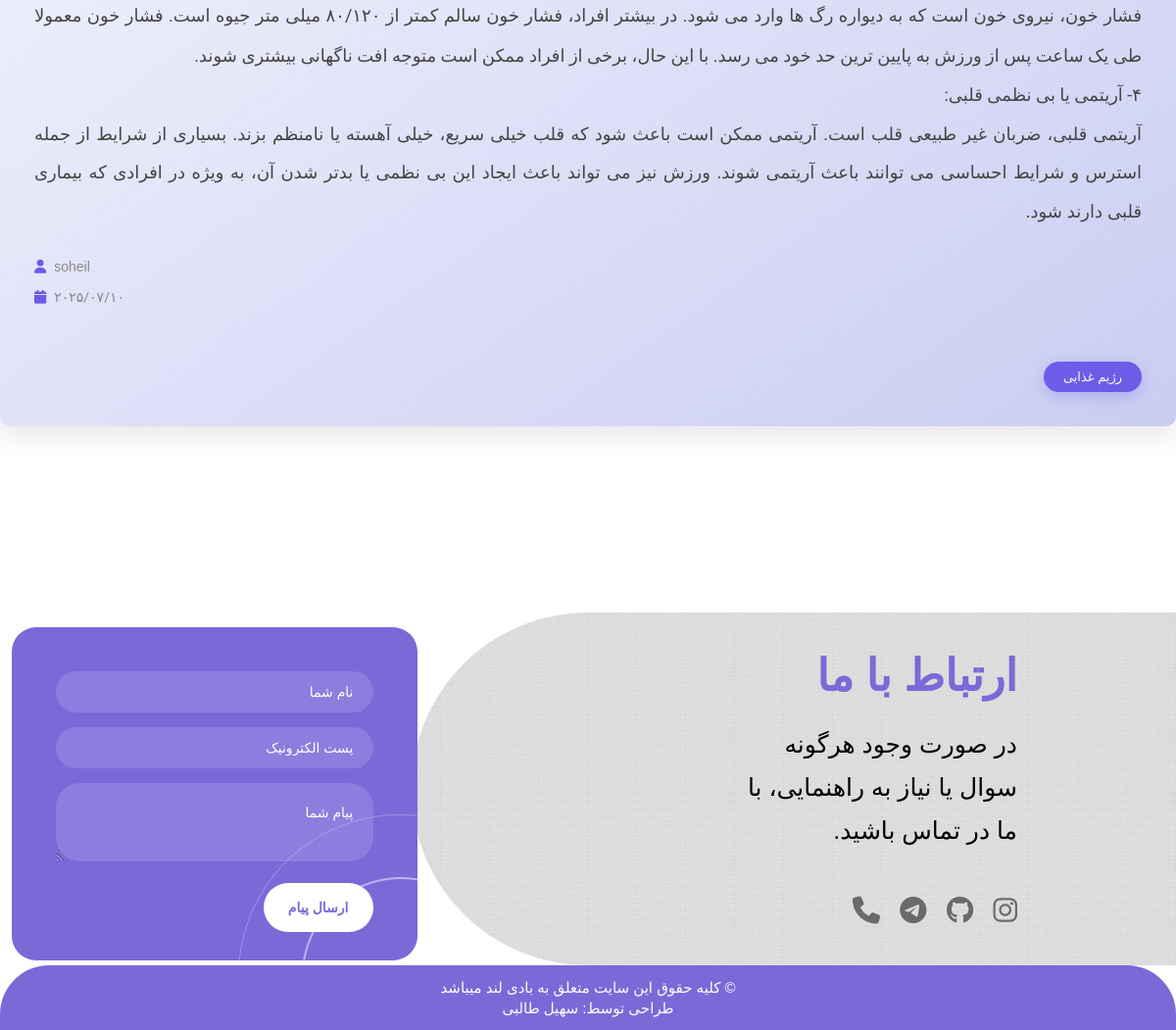
Page /home/2 (lower part) on the earlier database version.
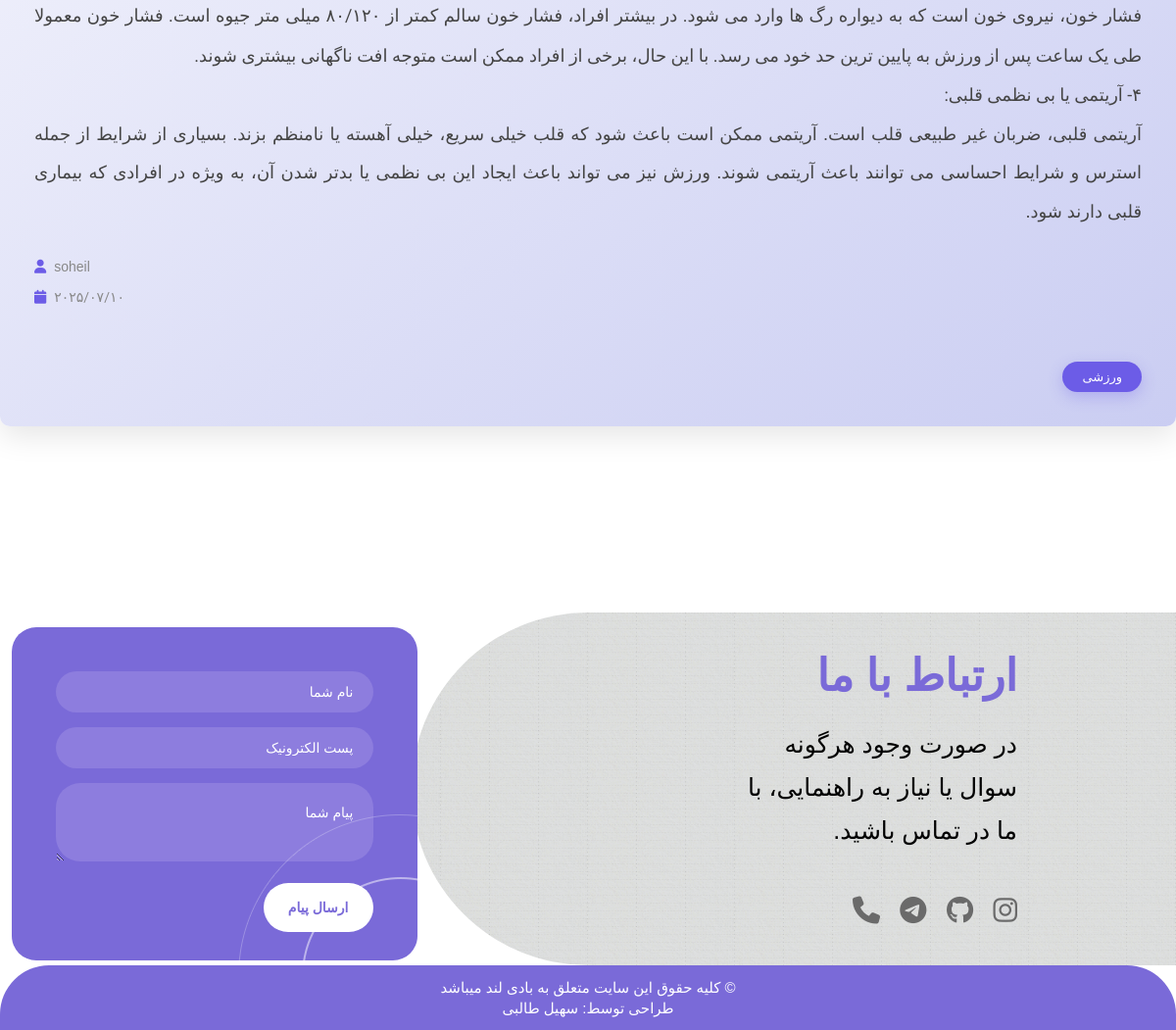
Same page on the later database version.
### blog/models.py (models this page shows, shortened)
class Post(models.Model):
    CATEGORY_TYPE = (
        ('sport', 'ورزشی'),
        ('Diet', 'رژیم غذایی'),
        ('tools', 'ابزار ورزشی'),
    )
    STATUS = (
        ("draft",'Draft'),
        ("published",'Published'),
    )
    author = models.ForeignKey(User, on_delete=models.CASCADE, related_name="blog_posts")
    slug = models.SlugField(max_length=250, unique_for_date="published_at")
    title = models.CharField(max_length=250)
    body = models.TextField()
    created_at = models.DateTimeField(auto_now_add=True)
    published_at = models.DateField(default=timezone.now)
    updated_at = models.DateTimeField(auto_now=True)
    status = models.CharField(max_length=10,choices=STATUS,default='draft')
    image = models.ImageField(upload_to='image/', null=True, blank=True)
    video = models.FileField(upload_to='video/', null=True, blank=True)
    category = models.CharField(max_length=20, choices=CATEGORY_TYPE,default='sport')
    class Meta:
        ordering = ('published_at',)

### blog/views.py (the view)
# urls.py: path("<int:id>",views.blog_detail,name="blog_detail"),
def blog_detail(request,id):
    post = Post.objects.get(id=id)
    context = {
        "post": post
    }
    return render(request,"blog/blog_detail.html",context)

### bodyland/context_processors.py (called while the page is built)
def user_context(request):
    return {
        'is_logged_in': request.user.is_authenticated,
        'username': request.user.username if request.user.is_authenticated else ''
    }

### blog/templates/blog/blog_detail.html (shortened to what this page needs)
{% extends 'base.html' %}
{% load static %}
{% block body_class %}blog-detail-page{% endblock %}
{% block content %}
<div class="blog-detail-container">
    <div class="blog-detail-body">
        {{ post.body|linebreaks }}
    </div>
    <div class="blog-detail-meta">
        <span><i class="fa fa-user"></i> {{ post.author }}</span>
        <span style="margin-right: 20px;"><i class="fa fa-calendar"></i> {{ post.published_at|date:"Y/m/d" }}</span>
    </div>
    <div class="blog-detail-category">
        {{ post.get_category_display }}
    </div>
</div>
{% endblock %}

### templates/base.html (shortened to what this page needs)
{% load static %}
<!DOCTYPE html>
<html lang="en">
  <head>
    <link rel="stylesheet" href="https://cdn.jsdelivr.net/npm/yekan-font@1.0.0/css/yekan-font.min.css" />
    <link href="{% static 'vendor/bootstrap/css/bootstrap.min.css' %}" rel="stylesheet" />
    <link rel="stylesheet" href="{% static 'assets/css/fontawesome.css' %}" />
    <link rel="stylesheet" href="{% static 'assets/css/style.css' %}" />
    <link rel="stylesheet" href="{% static 'assets/css/owl.css' %}" />
    <link rel="stylesheet" href="{% static 'assets/css/animate.css' %}" />
    <link rel="stylesheet" href="https://unpkg.com/swiper@7/swiper-bundle.min.css" />
  </head>
  <body class="{% block body_class %}
    {% endblock %}">
    <div class="custom-body-font">
      {% block content %}
      {% endblock %}
    </div>
    {% include 'partials/_footer.html' %}
  </body>
</html>

### templates/partials/_header.html (shortened to what this page needs)
{% load static %}

### templates/partials/_footer.html (shortened to what this page needs)
<head>
  <link rel="stylesheet" href="https://cdnjs.cloudflare.com/ajax/libs/font-awesome/6.5.0/css/all.min.css" />
</head>
<body>
  <div class="contact-us section" id="contact" style="direction: rtl; padding-right: 150px;">
    <div class="container" style="direction: rtl;">
      <div class="row" style="direction: rtl;">
        <div class="col-lg-7 align-self-center" style="direction: rtl; " >
          <div class="section-heading" style="text-align: right; direction: rtl;  ">
            <h6 style="font-size: 45px;">ارتباط با ما</h6>
            <h2 style="font-size: 25px; color: black !important; font-weight: 300;">در صورت وجود هرگونه سوال یا نیاز به راهنمایی، با ما در تماس باشید.</h2>
            <div class="social-links">
              <a href="https://www.instagram.com/soheil_t_kd?igsh=MTFtZHcwMDk4Y2Nidw==" target="_blank" class="social-link instagram"><i class="fab fa-instagram"></i></a>
              <a href="https://github.com/SoheilTK99" target="_blank" class="social-link github"><i class="fab fa-github"></i></a>
              <a href="https://t.me/Soheil_Talebee" target="_blank" class="social-link telegram"><i class="fab fa-telegram"></i></a>
              <a href="tel:09100385781" class="social-link phone"><i class="fas fa-phone"></i></a>
            </div>
          </div>
        </div>
        <div class="col-lg-5">
          <div class="contact-us-content" style="text-align: right; direction: rtl; height: 300px;">
            <form id="contact-form" action="" method="post">
              <div class="row">
                <div class="col-lg-12">
                  <fieldset>
                    <input type="name" name="name" id="name" placeholder="نام شما" autocomplete="on" required />
                  </fieldset>
                </div>
                <div class="col-lg-12">
                  <fieldset>
                    <input type="text" name="email" id="email" pattern="[^ @]*@[^ @]*" placeholder="پست الکترونیک" required="" />
                  </fieldset>
                </div>
                <div class="col-lg-12">
                  <fieldset>
                    <textarea name="message" id="message" placeholder="پیام شما"></textarea>
                  </fieldset>
                </div>
                <div class="col-lg-12">
                  <fieldset>
                    <button type="submit" id="form-submit" class="orange-button">ارسال پیام</button>
                  </fieldset>
                </div>
              </div>
            </form>
          </div>
        </div>
      </div>
    </div>
  </div>
</body>
<footer>
  <div class="container">
    <div class="col-lg-12">
      <div class="copyright">
        <p>
          کليه حقوق اين سایت متعلق به بادی لند میباشد ©<br />
          طراحی توسط: <a href="https://github.com/SoheilTK99" target="_blank">سهیل طالبی</a>
        </p>
      </div>
    </div>
  </div>
</footer>

### static/assets/css/style.css (style rules this page uses)
html, body, div, span, applet, object, iframe, h1, h2, h3, h4, h5, h6, p, blockquote, div pre, a, abbr, acronym, address, big, cite, code, del, dfn, em, font, img, ins, kbd, q, s, samp, small, strike, strong, sub, sup, tt, var, b, u, i, center, dl, dt, dd, ol, ul, li, figure, header, nav, section, article, aside, footer, figcaption { margin: 0; padding: 0; border: 0; outline: 0; font-family: 'yekan', sans-serif; }
header, nav, section, article, aside, footer, hgroup { display: block; }
* { box-sizing: border-box; }
html, body { font-family: 'Poppins', sans-serif; -ms-text-size-adjust: 100%; -webkit-font-smoothing: antialiased; -moz-osx-font-smoothing: grayscale; background-color: #ffffff; transition: background-color 0.5s ease, box-shadow 0.5s ease; background-color: transparent !important; }
body::before, .contact-us::before { content: ""; position: fixed; top: 0; left: 0; width: 100vw; height: 100vh; background-image: url("/static/assets/images/double-lined.png"); background-repeat: repeat; opacity: 0.9; z-index: 0; pointer-events: none; }
a { text-decoration: none !important; }
h1, h2, h3, h4, h5, h6 { color: #1e1e1e; margin-top: 0px; margin-bottom: 0px; font-weight: 700; }
p { font-size: 14px; line-height: 28px; color: #4a4a4a; }
html, body { font-family: 'Poppins', sans-serif; }
.section { padding-top: 30px; margin-top: 120px; }
.section-heading { margin-bottom: 60px; }
.section-heading h2 { font-size: 36px; font-weight: 600; text-transform: capitalize; margin: 20px 0; line-height: 44px; }
.section-heading h6 { color: #7a6ad8; font-size: 14px; text-transform: uppercase; font-weight: 600; }
.contact-us { margin-top: 190px; position: relative; padding: 15px 0px; padding-right: 100px; height: 360px; }
.contact-us:before { position: absolute; top: 0; bottom: 0; left: 0; z-index: -1; width: 65%; height: 100%; background-color: #e6e6e6; content: ''; border-top-right-radius: 500px; border-bottom-right-radius: 500px; }
.contact-us .section-heading { margin-bottom: 0px; padding-left: 300px; }
.contact-us .contact-us-content { border-radius: 25px; padding: 45px 45px; position: relative; min-height: 340px; }
.contact-us .contact-us-content::before { content: ''; position: absolute; top: 0; left: 0; width: 100%; height: 100%; background-color: #7a6ad8; border-radius: 25px; z-index: -1; }
.contact-us .contact-us-content::after { background: url(../images/contact-dec-02.png); position: absolute; right: 0; bottom: 0; width: 183px; height: 149px; content: ''; z-index: 2; }
#contact-form input { width: 100%; height: 42px; border-radius: 25px; background-color: rgba(249, 235, 255, 0.15); border: none; outline: none; font-weight: 300; padding: 0px 20px; font-size: 14px; color: #fff; margin-bottom: 15px; position: relative; z-index: 3; }
#contact-form input::placeholder { color: #fff; }
#contact-form textarea { width: 100%; height: 80px; border-radius: 25px; background-color: rgba(249, 235, 255, 0.15); border: none; outline: none; font-weight: 300; padding: 20px; font-size: 14px; color: #fff; margin-bottom: 15px; position: relative; z-index: 3; }
#contact-form textarea::placeholder { color: #fff; }
#contact-form button { border: none; height: 50px; font-size: 14px; font-weight: 600; background-color: #fff; padding: 0px 25px; border-radius: 25px; color: #7a6ad8; transition: all .4s; position: relative; z-index: 3; }
.contact-us::before { right: 0 !important; left: auto !important; transform: rotate(180deg); }
footer { margin-top: 0px; position: relative; background-color: #7a6ad8; vertical-align: middle; min-height: unset; border-radius: 50px 50px 0px 0px; padding: 10px 0; height: auto; transition: background-color 0.5s ease, box-shadow 0.5s ease; }
footer p { text-align: center; line-height: 1.2; color: #fff; font-weight: 400; margin: 0; padding: 0; }
footer p a { color: #fff; transition: all .3s; position: relative; z-index: 3; }
footer::before { background: url(../images/contact-dec-01.png); position: absolute; left: 30px; transform: rotate(180deg); opacity: 1; bottom: 0; width: 318px; height: 119px; content: ''; z-index: 2; display: none; }
footer .copyright p { margin: 2px 0; line-height: 1.4; font-size: 15px; font-weight: 100; }

Differences in the rows shown:
changed Post "soheil": category "رژیم غذایی" → "ورزشی"
